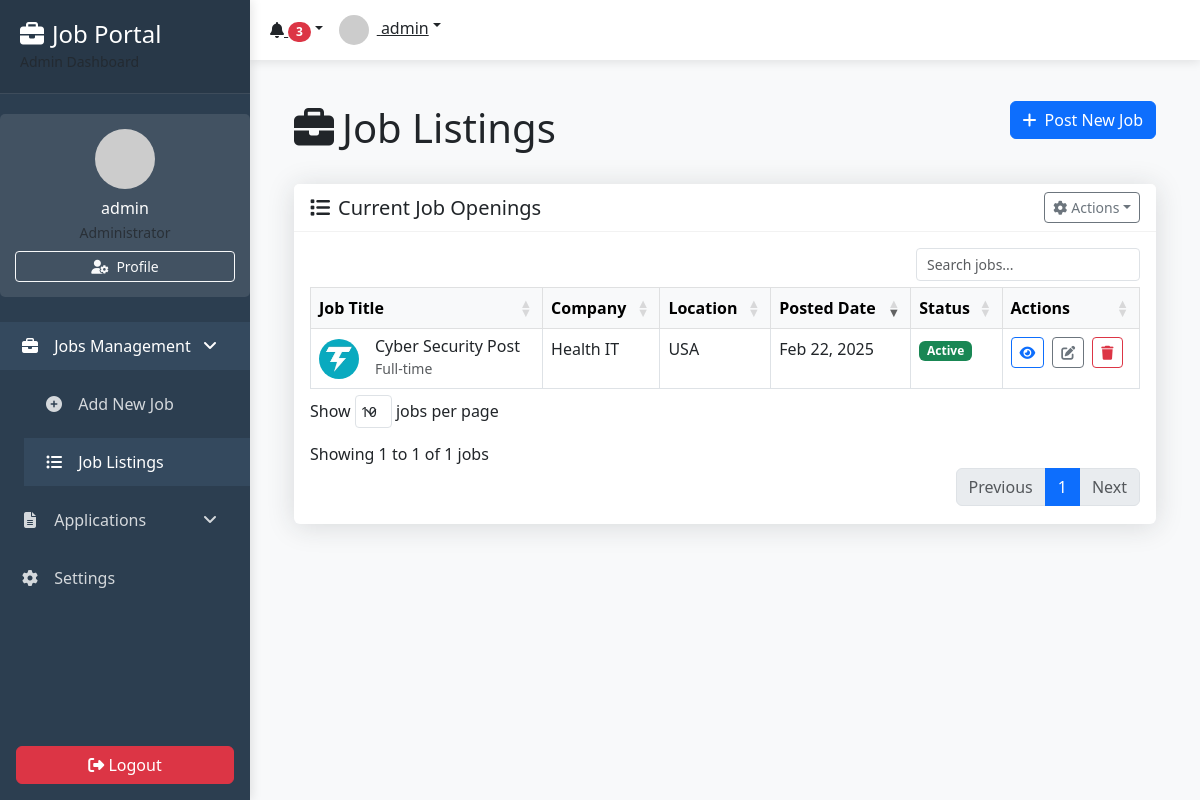
Page /job_list/ (signed in) on the earlier database version.
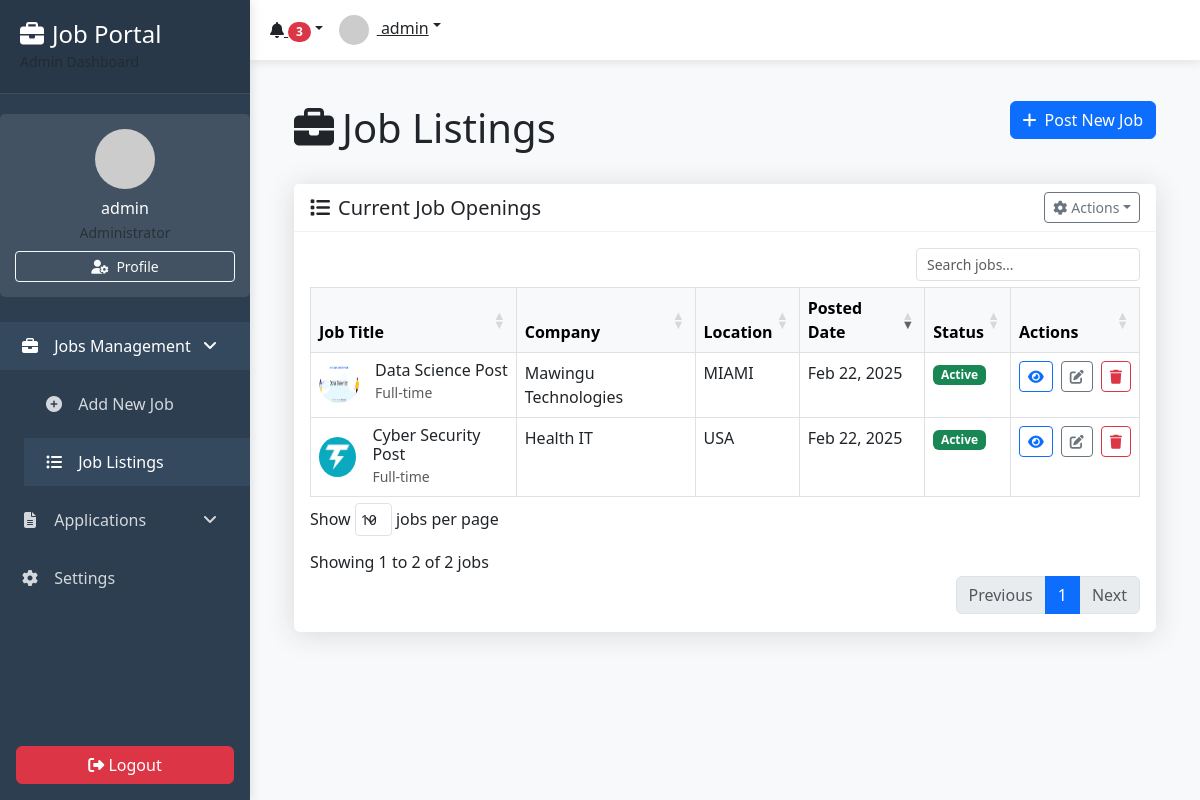
Same page on the later database version.
### jobs/models.py (models this page shows, shortened)
class Job(models.Model):
    JOB_TYPE_CHOICES = [
        ('Full-time', 'Full-time'),
        ('Part-time', 'Part-time'),
        ('Internship', 'Internship'),
        ('Freelance', 'Freelance'),
    ]
    title = models.CharField(max_length=255)
    company = models.CharField(max_length=255)
    location = models.CharField(max_length=255)
    description = models.TextField()
    salary = models.DecimalField(max_digits=10, decimal_places=2, null=True, blank=True)
    job_type = models.CharField(max_length=20, choices=JOB_TYPE_CHOICES)
    posted_at = models.DateTimeField(auto_now_add=True)
    logo = models.ImageField(upload_to='job_logos/', null=True, blank=True)  # New field for job logo

### jobs/views.py (the view)
# urls.py: path('job_list/', job_list, name='job_list'),
@login_required
def job_list(request):
    jobs = Job.objects.all().order_by('-posted_at')  # Fetch all jobs, sorted by latest first
    return render(request, 'job/job_list.html', {'jobs': jobs})

### templates/job/job_list.html (shortened to what the changed rows need)
{% extends 'user/admin-dashboard.html' %}
{% load static %}
{% block admin_content %}
<div class="container-fluid px-4">
    <div class="d-flex justify-content-between align-items-center mb-4">
        <h1 class="mt-4"><i class="fas fa-briefcase me-2"></i>Job Listings</h1>
    </div>
    <div class="card mb-4">
        <div class="card-body">
            <div class="table-responsive">
                <table id="jobsTable" class="table table-hover table-bordered" style="width:100%">
                    <thead class="table-light">
                        <tr>
                            <th>Job Title</th>
                            <th>Company</th>
                            <th>Location</th>
                            <th>Posted Date</th>
                            <th>Status</th>
                            <th>Actions</th>
                        </tr>
                    </thead>
                    <tbody>
                        {% for job in jobs %}
                        <tr>
                            <td>
                                <div class="d-flex align-items-center">
                                    {% if job.logo %}
                                    <img src="{{ job.logo.url }}" alt="{{ job.company }} logo" class="rounded-circle me-3" width="40" height="40">
                                    {% else %}
                                    <div class="bg-secondary rounded-circle d-flex align-items-center justify-content-center me-3" style="width: 40px; height: 40px;">
                                        <i class="fas fa-building text-white"></i>
                                    </div>
                                    {% endif %}
                                    <div>
                                        <h6 class="mb-0">{{ job.title }}</h6>
                                        <small class="text-muted">{{ job.job_type }}</small>
                                    </div>
                                </div>
                            </td>
                            <td>{{ job.company }}</td>
                            <td>{{ job.location }}</td>
                            <td data-order="{{ job.posted_at|date:'U' }}">{{ job.posted_at|date:"M d, Y" }}</td>
                            <td>
                                <span class="badge bg-success">Active</span>
                            </td>
                            <td>
                                <div class="d-flex gap-2">
                                    <a href="{% url 'job_detail' job.id %}" class="btn btn-sm btn-outline-primary" title="View">
                                        <i class="fas fa-eye"></i>
                                    </a>
                                    <a href="#" class="btn btn-sm btn-outline-secondary" title="Edit">
                                        <i class="fas fa-edit"></i>
                                    </a>
                                    <a href="#" class="btn btn-sm btn-outline-danger" title="Delete">
                                        <i class="fas fa-trash"></i>
                                    </a>
                                </div>
                            </td>
                        </tr>
                        {% empty %}
                        <tr>
                            <td colspan="6" class="text-center py-4">No job advertisements available.</td>
                        </tr>
                        {% endfor %}
                    </tbody>
                </table>
            </div>
        </div>
    </div>
</div>
<link rel="stylesheet" href="https://cdn.datatables.net/1.13.4/css/dataTables.bootstrap5.min.css">
<link rel="stylesheet" href="https://cdn.datatables.net/buttons/2.3.6/css/buttons.bootstrap5.min.css">
{% endblock %}

Differences in the rows shown:
added Job: logo (picture), title "Data Science Post", job_type "Full-time", company "Mawingu Technologies", location "MIAMI", posted_at "Feb 22, 2025"
Other differences:
text written by a page script: "Show jobs per page Showing 1 to 1 of 1 jobs Previous 1 Next" → "Show jobs per page Showing 1 to 2 of 2 jobs Previous 1 Next"
